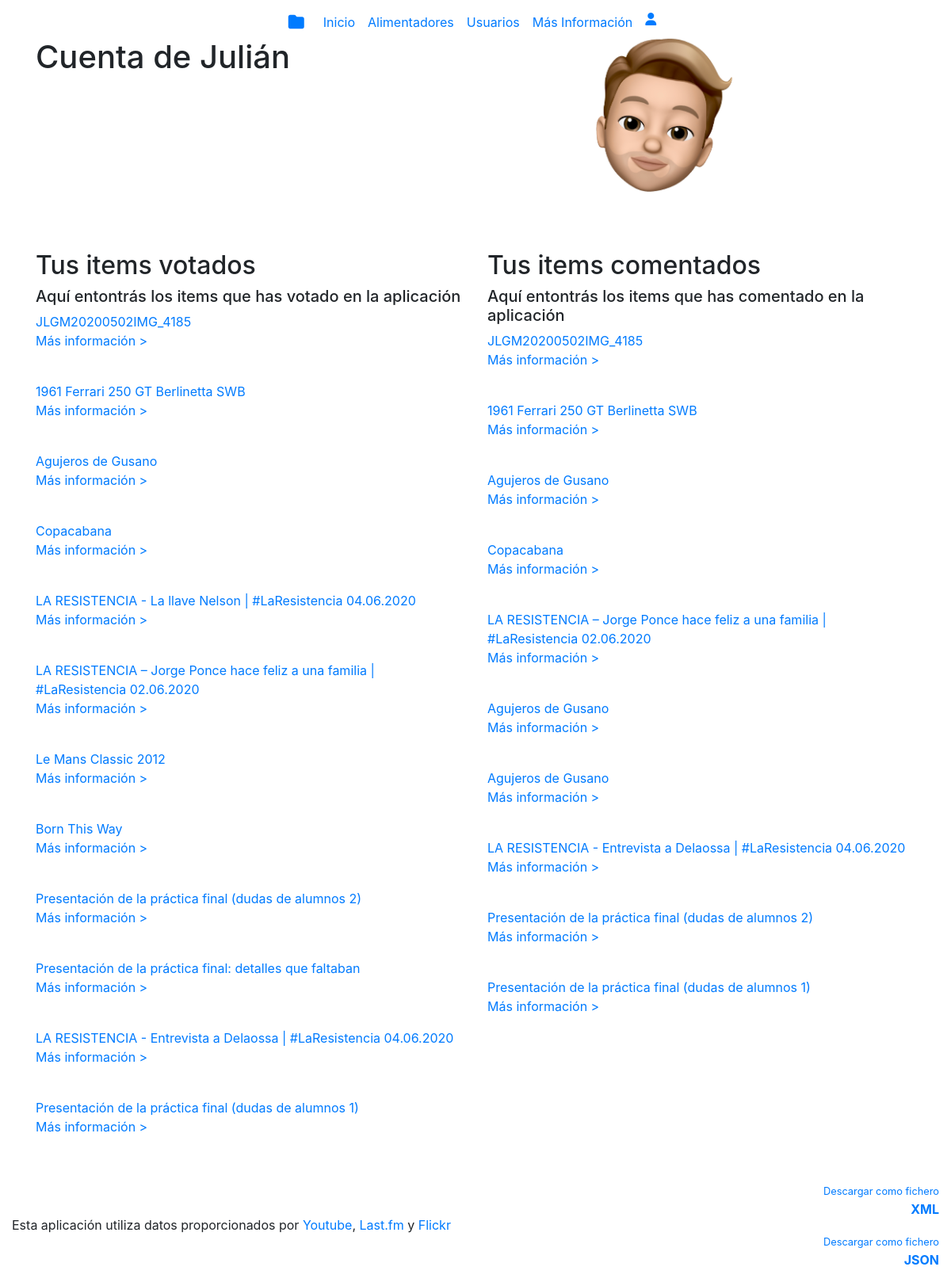
The app's page /MisCosas/user/Julián with its own data.
### MisCosas/models.py (models this page shows, shortened)
class Users(models.Model):
    username = models.CharField(max_length=64, default="")
    email = models.EmailField(max_length=64, default="")
    password = models.CharField(max_length=64, default="")
    image = models.ImageField(upload_to='Users', null=True, default="")
    tamañoletra = models.CharField(max_length=64, default="")
    estilo = models.CharField(max_length=64, default="")

class Voto(models.Model):
    usuario = models.ForeignKey(Users, on_delete=models.CASCADE)
    item = models.ForeignKey(Item, on_delete=models.CASCADE)
    estado = models.CharField(max_length=64, default="")

class Item(models.Model):
    nombre = models.CharField(max_length=64, default="")
    enlace = models.CharField(max_length=64, default="yo ")
    itemId = models.CharField(max_length=64, default="")
    fotoItem = models.CharField(max_length=64, default="")
    descripcion = models.TextField(blank=False, default="")
    votosPositivos = models.IntegerField(default=0)
    votosNegativos = models.IntegerField(default=0)
    votosTotales = models.IntegerField(default=0)
    alimentador = models.ForeignKey(Alimentador, null=True, on_delete=models.CASCADE)
    def __str__(self):
        return self.nombre

class Comentario(models.Model):
    usuario = models.ForeignKey(Users, on_delete=models.CASCADE)
    fecha = models.DateTimeField(default=timezone.now)
    cuerpo = models.TextField(blank=False)
    item = models.ForeignKey(Item, on_delete=models.CASCADE)
    imagen = models.ImageField(upload_to='Comments', null=True, default="")

### MisCosas/views.py (the view, shortened to what this page needs)
# urls.py: path('user/<str:llave>',views.user, name='user'),
def user(request, llave):
    users = Users.objects.get(username = llave)
    itemsComentados = Comentario.objects.filter(usuario = users)
    itemsVotados = Voto.objects.filter(usuario=users)
    form = LoginForm()
    form2 = changePhoto()
    context = {'users': users,
               'form': form,
               'itemscomentados': itemsComentados,
                'itemsvotados': itemsVotados,
               'form2':form2}
    if users.username == request.user.username:
        sameuser = True
        context['sameuser'] = sameuser
    if request.method == "GET":
        format = request.GET.get('format')
        if format == 'xml':
            return render(request, 'MisCosas/perfil.xml', context, content_type='text/xml')
        if format == 'json':
            list = [users,*itemsComentados,*itemsVotados]
            lista = serializers.serialize('json', list)
            return HttpResponse(lista, content_type="application/json")
    return render(request, 'MisCosas/perfil.html', context)

### MisCosas/templates/MisCosas/perfil.html (shortened to what this page needs)
{% extends 'MisCosas/base.html' %}
    {% block contenido %}
    <section  id="titulouser" >
        <div class="container">
            <div class="row">
                {%if sameuser%}
                    <div class="col col-sm-6">
                        <h1 class="pt-5">Tu cuenta, {{users.username}}</h1>
                    </div>
                {%else%}
                    <div class="col col-sm-6">
                        <h1 class="pt-5">Cuenta de {{users.username}}</h1>
                    </div>
                {%endif%}
                <div class="col col-sm-6">
                    {%if users.image%}
                        <img class="fotouser pt-3" src="{{users.image.url}}" height="300px">
                    {%else%}
                        <div class="fotouser p-5"><i class="fas fa-user fa-9x"></i></div>
                    {%endif%}
                </div>
            </div>
        </div>
    </section>
    <section>
        <div class="container">
        <div class="row" id="cuerpoperfil">
            <div class="col col-sm-6">
                <h2>Tus items votados</h2>
                <h5>Aquí entontrás los items que has votado en la aplicación</h5>
                {%for item in itemsvotados%}
                <p><a href="{{item.item.enlace}}" id="web">{{item.item}}</a><br>
                <a class="enlaceitem" href="/MisCosas/{{item.item.alimentador.type}}/{{item.item.alimentador.alimentadorId}}/{{item.item.itemId}}">Más información ></a></p>
                <br>
                {%endfor%}
            </div>
            <div class="col col-sm-6">
                <h2>Tus items comentados</h2>
                <h5>Aquí entontrás los items que has comentado en la aplicación</h5>
                {%for item in itemscomentados%}
                <p><a href="{{item.item.enlace}}" id="web">{{item.item}}</a><br>
                <a class="enlaceitem" href="/MisCosas/{{item.item.alimentador.type}}/{{item.item.alimentador.alimentadorId}}/{{item.item.itemId}}">Más información ></a></p>
                <br>
                {%endfor%}
            </div>
        </div>
        </div>
    </section>
    {% endblock %}

### records on screen
Users: username "Julián", image (picture)
Voto: item "JLGM20200502IMG_4185"
Voto: item "1961 Ferrari 250 GT Berlinetta SWB"
Voto: item "Agujeros de Gusano"
Voto: item "Copacabana"
Voto: item "LA RESISTENCIA - La llave Nelson | #LaResistencia 04.06.2020"
Voto: item "LA RESISTENCIA – Jorge Ponce hace feliz a una familia | #LaResistencia 02.06.2020"
Voto: item "Le Mans Classic 2012"
Voto: item "Born This Way"
Voto: item "Presentación de la práctica final (dudas de alumnos 2)"
Voto: item "Presentación de la práctica final: detalles que faltaban"
Voto: item "LA RESISTENCIA - Entrevista a Delaossa | #LaResistencia 04.06.2020"
Voto: item "Presentación de la práctica final (dudas de alumnos 1)"
Comentario: item "JLGM20200502IMG_4185"
Comentario: item "1961 Ferrari 250 GT Berlinetta SWB"
Comentario: item "Agujeros de Gusano"
Comentario: item "Copacabana"
Comentario: item "LA RESISTENCIA – Jorge Ponce hace feliz a una familia | #LaResistencia 02.06.2020"
Comentario: item "Agujeros de Gusano"
Comentario: item "Agujeros de Gusano"
Comentario: item "LA RESISTENCIA - Entrevista a Delaossa | #LaResistencia 04.06.2020"
Comentario: item "Presentación de la práctica final (dudas de alumnos 2)"
Comentario: item "Presentación de la práctica final (dudas de alumnos 1)"
